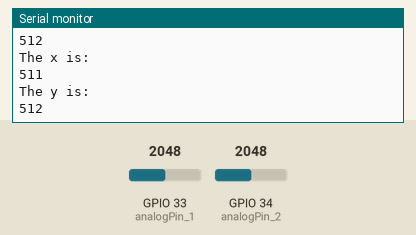
Simulated run of this sketch. Board: ESP32. Parts: the last lines printed to the serial monitor. Inputs (shaded band) come from the test bench; at power-on: GPIO 33 (analogPin_1) = 2048, GPIO 34 (analogPin_2) = 2048.

Above: at 1.2 s.
1.3 s: GPIO 33 (analogPin_1) set to 2866
At 2.3 s:
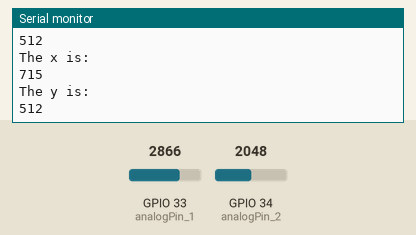
2.8 s: GPIO 34 (analogPin_2) set to 2866
At 3.3 s:
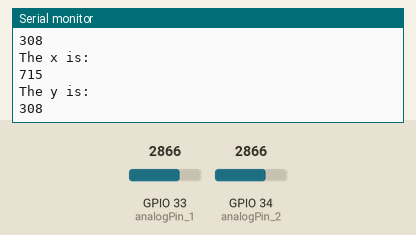
4.3 s: GPIO 33 (analogPin_1) set to 3603
At 5.2 s:
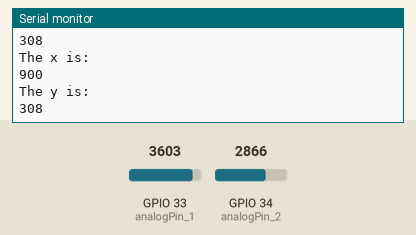
5.8 s: GPIO 34 (analogPin_2) set to 3603
At 6.5 s:
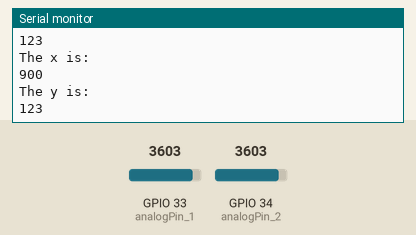
Timing chart, 0 to 8.3 s (numbered marks = the images above; inputs shaded):
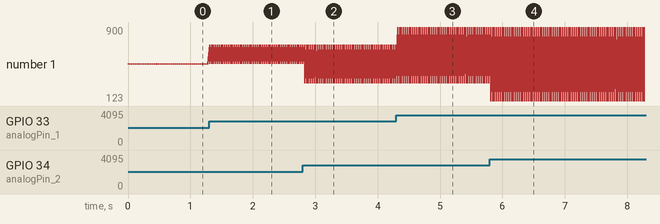

Measured:
- after the input at 1.3 s, the serial monitor: prints a new line at once (image 1)
- after the input at 2.8 s, the serial monitor: prints a new line at once (image 2)
- after the input at 4.3 s, the serial monitor: prints a new line at once (image 3)
- after the input at 5.8 s, the serial monitor: prints a new line at once (image 4)
- plotted number 1: 512 → 308 after the input at 2.8 s, 308 → 123 after the input at 5.8 s

The sketch:

SUN_YUCHEN_LAB412.ino
```cpp
int analogPin_1 = 33; // LED connected to digital pin 17
int analogPin_2 = 34; // potentiometer connected to analog pin 34
int val_1 = 0; // variable to store the read value
int val_2 = 0;

void setup() {
  // put your setup code here, to run once:
  Serial.begin(115200);
  pinMode(analogPin_1,INPUT);
  pinMode(analogPin_2,INPUT);
}

void loop() {
  // put your main code here, to run repeatedly:
  int mv_1;
  int mv_2;
  val_1 = analogRead(analogPin_1); // read the input pin
  val_2 = analogRead(analogPin_2); //
  mv_1 = map(val_1,0,4095,0,1023);
  mv_2 = map(val_2,0,4095,1023,0);
  Serial.println("The x is:");
  Serial.printf("%d\n",mv_1);
  Serial.println("The y is:");
  Serial.printf("%d\n",mv_2);
  delay(30);
}
```
